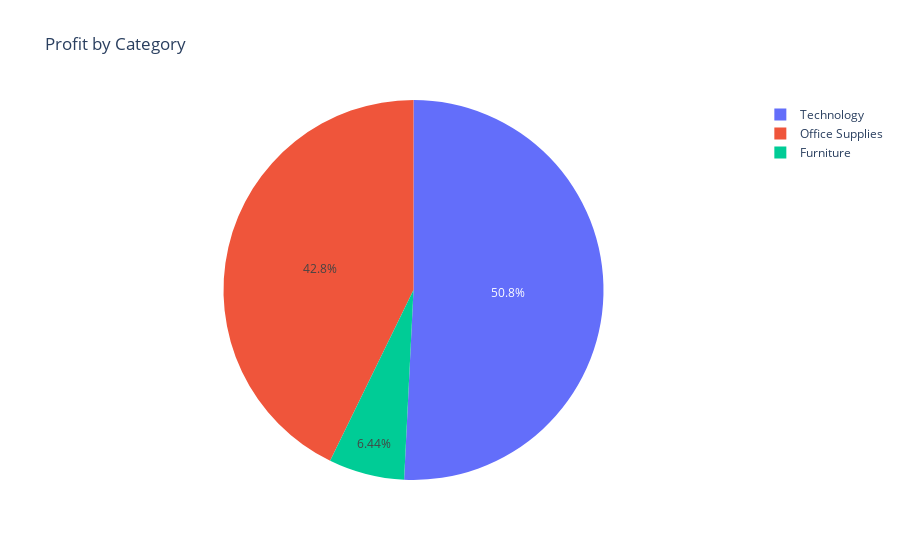

Here is the notebook cell this chart was saved with:
### Code cell
# Analysis of profit by category

profit_by_category = df.groupby('Category')['Profit'].sum().reset_index()
fig = px.pie(profit_by_category, values='Profit', names='Category', title='Profit by Category')
fig.show()

### Figure 1 — Plotly figure (JSON) as saved in the notebook; plotly's stock layout.template omitted (floating-point values rounded to 4 significant figures)
{"data": [{"domain": {"x": [0, 1], "y": [0, 1]}, "hovertemplate": "Category=%{label}<br>Profit=%{value}<extra></extra>", "labels": ["Furniture", "Office Supplies", "Technology"], "legendgroup": "", "name": "", "showlegend": true, "type": "pie", "values": [18450.0, 122500.0, 145500.0]}], "layout": {"legend": {"tracegroupgap": 0}, "title": {"text": "Profit by Category"}}}
